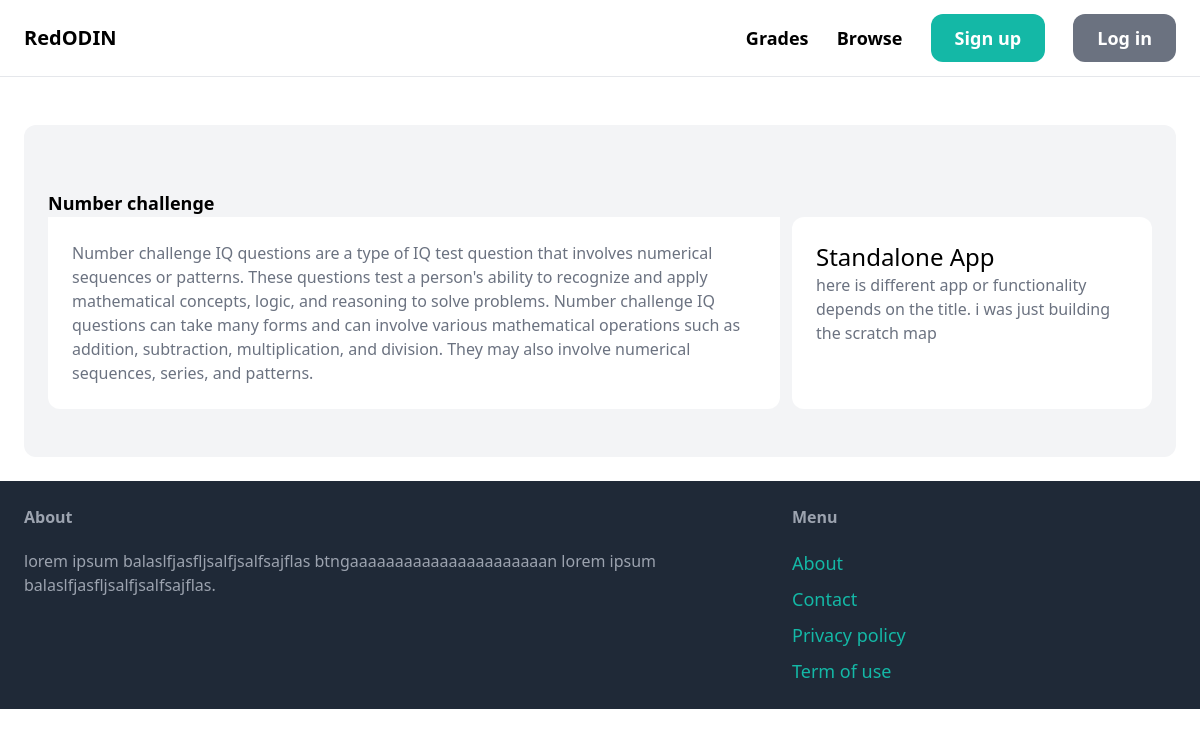
The app's page /item/2 with its own data.
### item/models.py (models this page shows, shortened)
class Item(models.Model):
    category = models.ForeignKey(Category, on_delete=models.CASCADE)
    name = models.CharField(max_length=255)
    description = models.TextField(blank=True , null=True)
    category = models.ForeignKey(Category, on_delete=models.CASCADE)
    created_at = models.DateTimeField(auto_now_add=True)
    created_by = models.ForeignKey(User, related_name='items', on_delete=models.CASCADE)
    is_Finished = models.BooleanField(default=False)
    class Meta:
        ordering = ['name']

### item/views.py (the view)
# urls.py: path('<int:pk>', views.detail, name='detail'),
def detail(request, pk):
    item = get_object_or_404(Item, pk=pk)
    return render(request, 'item/detail.html',
                  {'item': item}
                  )

### item/Templates/item/detail.html (shortened to what this page needs)
{% extends 'core/base.html'%}
{% block content %}
    <div class="mt-6 px-6 py-12 bg-gray-100 rounded-xl">
        <div class="mt-4">
                    <h2 class="text-lg font-semibold hover:text-gray-500">  {{item.name}} <h2>
        </div>
        <div class="grid grid-cols-3 gap-3">
            <div class="col-span-2">
                <div class="p-6 bg-white rounded-b-xl">
                    <p class="text-gray-500">{{item.description}}</p>
                </div>
            </div>
                <div class="p-6 bg-white rounded-xl">
                    <h2 class="text-2xl">Standalone App</h2>
                    <p class="text-gray-500">here is different app or functionality depends on the title. i was just building the scratch map</p>
                </div>
        </div>
    </div>
{% endblock %}

### records on screen
Item: name "Number challenge", description "Number challenge IQ questions are a type of IQ test question that involves numerical sequences or patterns. These questions test a person's ability to recognize and apply mathematical concepts, logic, and reasoning to solve problems. Number challenge IQ questions can take many forms and can involve various mathematical operations such as addition, subtraction, multiplication, and division. They may also involve numerical sequences, series, and patterns."
